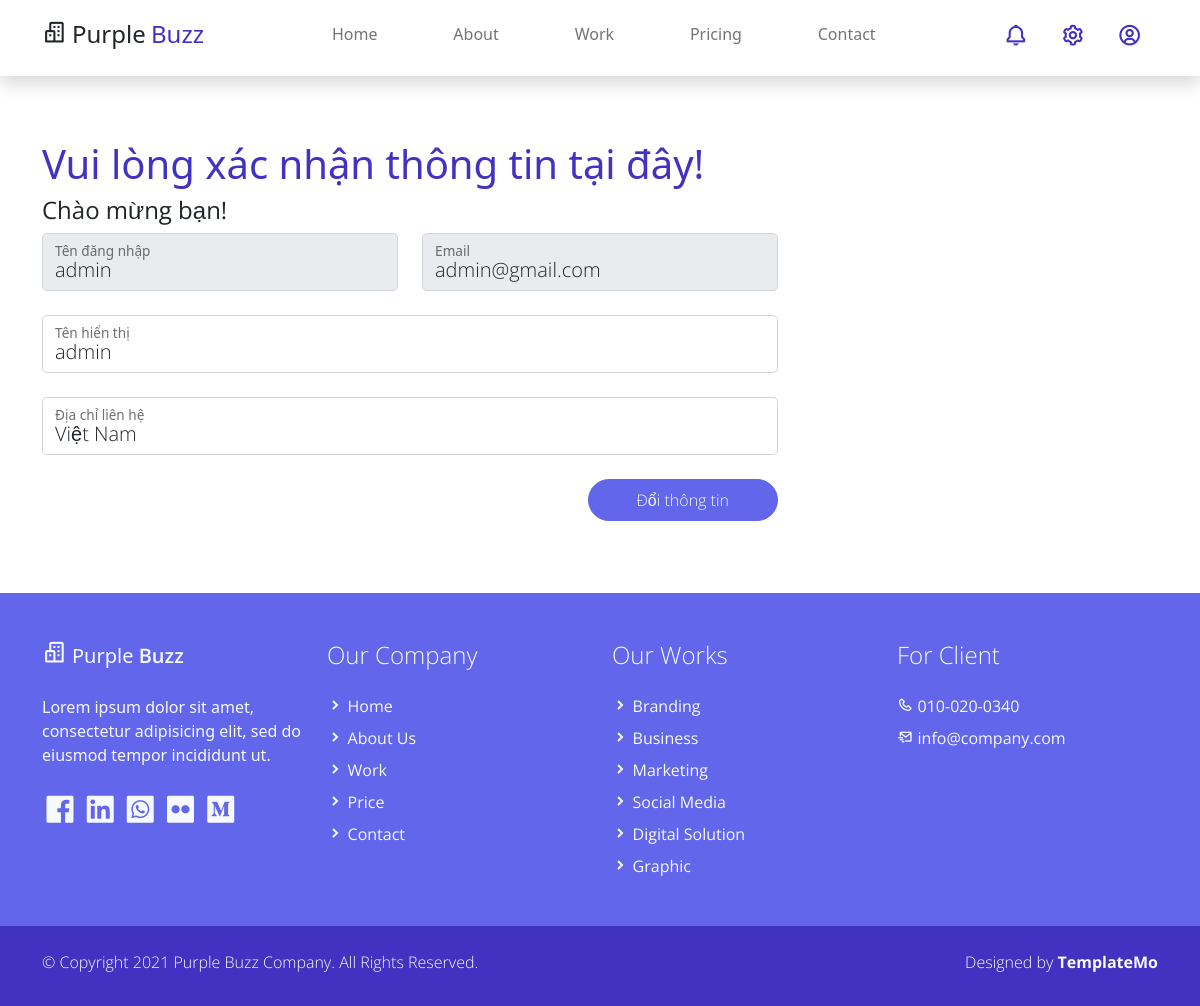
The app's page /info/change_info/index.php (signed in), older data.
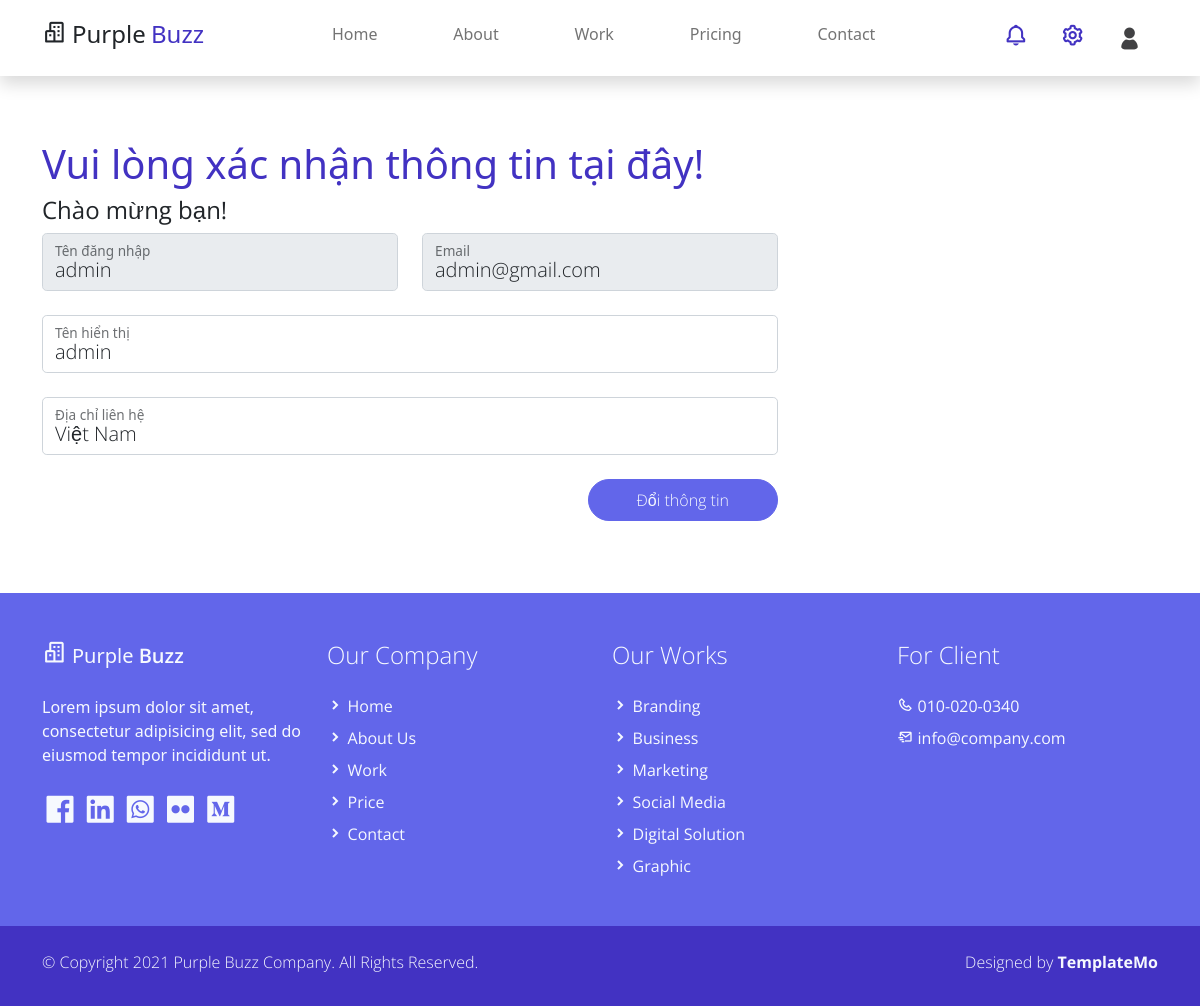
The same page, newer data.
### tables this page shows
CREATE TABLE `user` (
  `ID` int(11) NOT NULL,
  `username` varchar(50) NOT NULL,
  `password` varchar(50) NOT NULL,
  `ho_ten` varchar(50) NOT NULL,
  `email` varchar(50) NOT NULL,
  `anh` varchar(100) DEFAULT NULL,
  `lien_he` varchar(500) NOT NULL,
  `quyen` int(11) NOT NULL
);

### info/change_info/index.php (the view, shortened to what the changed rows need)
<!DOCTYPE html>
<html lang="en">
<head>
    <link href="../../assets/css/bootstrap.min.css" rel="stylesheet">
    <link href="../../assets/css/boxicon.min.css" rel="stylesheet">
    <link rel="stylesheet" href="../../assets/css/templatemo.css">
    <link rel="stylesheet" href="../../assets/css/custom.css">
</head>
<body>
    <?php
        $mysqli = new mysqli("localhost","root","","seo-website");
        $username = $_SESSION['user'];
        $result = $mysqli->query("SELECT * FROM user WHERE username='$username'");
        $row = $result->fetch_assoc();
    ?>
    <nav id="main_nav" class="navbar navbar-expand-lg navbar-light bg-white shadow">
        <div class="container d-flex justify-content-between align-items-center">
            <div class="align-self-center collapse navbar-collapse flex-fill  d-lg-flex justify-content-lg-between" id="navbar-toggler-success">
                <div class="navbar align-self-center d-flex">
                    <?php
                        if (isset($_SESSION['user'])) {
                            if ($row['anh']!==NULL) {
                                echo "<a class='nav-link' href='../'><img class='recent-work-img card-img' src='../../assets/img/user/",$row['anh'],"' alt='Card image' style='width: 25px; height:25px; object-fit: cover; object-position: 50% 50%; border-radius: 50%;'></a>";
                            }
                            else {
                                echo "<a class='nav-link' href='../'><i class='bx bx-user-circle bx-sm text-primary'></i></a>";
                            }
                        }
                        else {
                            echo "<a class='nav-link' href='./signin/'>Đăng nhập</a>";
                        }
                    ?>
                </div>
            </div>
        </div>
    </nav>
    <section class="container py-5">
        <h1 class="col-12 col-xl-8 h2 text-left text-primary pt-3">Vui lòng xác nhận thông tin tại đây!</h1>
        <h2 class="col-12 col-xl-8 h4 text-left regular-400">Chào mừng bạn!</h2>
        <div class="row pb-4">
            <div class="col-lg-8 ">
                <form class="contact-form row" method="post" action="" role="form">
                    <div class="col-lg-6 mb-4">
                        <div class="form-floating">
                            <input type="text" class="form-control form-control-lg light-300" id="username" name="username" placeholder="Tên đăng nhập" value="<?=$row['username']?>"readonly>
                            <label for="username light-300">Tên đăng nhập</label>
                        </div>
                    </div>
                    <div class="col-lg-6 mb-4">
                        <div class="form-floating">
                            <input type="email" class="form-control form-control-lg light-300" id="email" name="email" placeholder="Email" value="<?=$row['email']?>" readonly>
                            <label for="email light-300">Email</label>
                        </div>
                    </div>
                    <div class="col-12">
                        <div class="form-floating mb-4">
                            <input type="text" class="form-control form-control-lg light-300" id="ho_ten" name="ho_ten" placeholder="Tên hiển thị" required value="<?=$row['ho_ten']?>">
                            <label for="ho_ten light-300">Tên hiển thị</label>
                        </div>
                    </div>
                    <div class="col-12">
                        <div class="form-floating mb-4">
                            <input type="text" class="form-control form-control-lg light-300" id="lien_he" name="lien_he" placeholder="Địa chỉ liên hệ" required value="<?=$row['lien_he']?>">
                            <label for="lien_he light-300">Địa chỉ liên hệ</label>
                        </div>
                    </div>
                </form>
            </div>
        </div>
    </section>
    <footer class="bg-secondary pt-4">
        <div class="container">
            <div class="row py-4">
                <div class="col-lg-3 col-md-4 my-sm-0 mt-4">
                    <h2 class="h4 pb-lg-3 text-light light-300">Our Works</h2>
                </div>
                <div class="col-lg-3 col-md-4 my-sm-0 mt-4">
                    <h2 class="h4 pb-lg-3 text-light light-300">For Client</h2>
                </div>
            </div>
        </div>
    </footer>
</body>
</html>

Row changes from the older to the newer data that the page shows:
changed user "admin": anh empty → "admin.jpg" (drawn); anh: picture added
